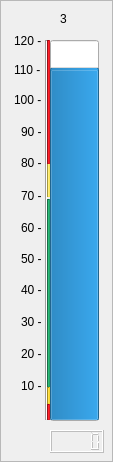
             <widget class="QFrame" name="frame_51">
              <property name="frameShape">
               <enum>QFrame::StyledPanel</enum>
              </property>
              <property name="frameShadow">
               <enum>QFrame::Raised</enum>
              </property>
              <widget class="QLCDNumber" name="lcdNumber_water_temp_bebar">
               <property name="enabled">
                <bool>false</bool>
               </property>
               <property name="geometry">
                <rect>
                 <x>50</x>
                 <y>430</y>
                 <width>54</width>
                 <height>23</height>
                </rect>
               </property>
               <property name="sizePolicy">
                <sizepolicy hsizetype="Fixed" vsizetype="Minimum">
                 <horstretch>0</horstretch>
                 <verstretch>0</verstretch>
                </sizepolicy>
               </property>
               <property name="maximumSize">
                <size>
                 <width>54</width>
                 <height>16777215</height>
                </size>
               </property>
               <property name="layoutDirection">
                <enum>Qt::LeftToRight</enum>
               </property>
              </widget>
              <widget class="Line" name="line_96">
               <property name="geometry">
                <rect>
                 <x>47</x>
                 <y>199</y>
                 <width>3</width>
                 <height>188</height>
                </rect>
               </property>
               <property name="minimumSize">
                <size>
                 <width>0</width>
                 <height>0</height>
                </size>
               </property>
               <property name="maximumSize">
                <size>
                 <width>5</width>
                 <height>16777215</height>
                </size>
               </property>
               <property name="styleSheet">
                <string notr="true">background-color: rgb(38, 162, 105);</string>
               </property>
               <property name="orientation">
                <enum>Qt::Vertical</enum>
               </property>
              </widget>
              <widget class="QProgressBar" name="water_temp_bebar">
               <property name="geometry">
                <rect>
                 <x>50</x>
                 <y>40</y>
                 <width>49</width>
                 <height>381</height>
                </rect>
               </property>
               <property name="styleSheet">
                <string notr="true"/>
               </property>
               <property name="maximum">
                <number>120</number>
               </property>
               <property name="value">
                <number>110</number>
               </property>
               <property name="textVisible">
                <bool>false</bool>
               </property>
               <property name="orientation">
                <enum>Qt::Vertical</enum>
               </property>
              </widget>
              <widget class="Line" name="line_97">
               <property name="geometry">
                <rect>
                 <x>45</x>
                 <y>40</y>
                 <width>2</width>
                 <height>380</height>
                </rect>
               </property>
               <property name="orientation">
                <enum>Qt::Vertical</enum>
               </property>
              </widget>
              <widget class="QLabel" name="label_340">
               <property name="geometry">
                <rect>
                 <x>21</x>
                 <y>378</y>
                 <width>24</width>
                 <height>16</height>
                </rect>
               </property>
               <property name="text">
                <string>10 -</string>
               </property>
              </widget>
              <widget class="Line" name="line_98">
               <property name="geometry">
                <rect>
                 <x>47</x>
                 <y>162</y>
                 <width>3</width>
                 <height>35</height>
                </rect>
               </property>
               <property name="minimumSize">
                <size>
                 <width>0</width>
                 <height>0</height>
                </size>
               </property>
               <property name="maximumSize">
                <size>
                 <width>5</width>
                 <height>16777215</height>
                </size>
               </property>
               <property name="styleSheet">
                <string notr="true">background-color: rgb(248, 228, 92);</string>
               </property>
               <property name="orientation">
                <enum>Qt::Vertical</enum>
               </property>
              </widget>
              <widget class="Line" name="line_99">
               <property name="geometry">
                <rect>
                 <x>47</x>
                 <y>40</y>
                 <width>3</width>
                 <height>124</height>
                </rect>
               </property>
               <property name="minimumSize">
                <size>
                 <width>0</width>
                 <height>0</height>
                </size>
               </property>
               <property name="maximumSize">
                <size>
                 <width>5</width>
                 <height>16777215</height>
                </size>
               </property>
               <property name="styleSheet">
                <string notr="true">background-color: rgb(224, 27, 36);</string>
               </property>
               <property name="orientation">
                <enum>Qt::Vertical</enum>
               </property>
              </widget>
              <widget class="QLabel" name="label_341">
               <property name="geometry">
                <rect>
                 <x>60</x>
                 <y>10</y>
                 <width>17</width>
                 <height>17</height>
                </rect>
               </property>
               <property name="text">
                <string>3</string>
               </property>
              </widget>
              <widget class="QLabel" name="label_342">
               <property name="geometry">
                <rect>
                 <x>21</x>
                 <y>346</y>
                 <width>24</width>
                 <height>16</height>
                </rect>
               </property>
               <property name="text">
                <string>20 -</string>
               </property>
              </widget>
              <widget class="QLabel" name="label_343">
               <property name="geometry">
                <rect>
                 <x>21</x>
                 <y>314</y>
                 <width>24</width>
                 <height>16</height>
                </rect>
               </property>
               <property name="text">
                <string>30 -</string>
               </property>
              </widget>
              <widget class="QLabel" name="label_344">
               <property name="geometry">
                <rect>
                 <x>21</x>
                 <y>282</y>
                 <width>24</width>
                 <height>16</height>
                </rect>
               </property>
               <property name="text">
                <string>40 -</string>
               </property>
              </widget>
              <widget class="QLabel" name="label_345">
               <property name="geometry">
                <rect>
                 <x>21</x>
                 <y>251</y>
                 <width>24</width>
                 <height>16</height>
                </rect>
               </property>
               <property name="text">
                <string>50 -</string>
               </property>
              </widget>
              <widget class="QLabel" name="label_346">
               <property name="geometry">
                <rect>
                 <x>21</x>
                 <y>220</y>
                 <width>24</width>
                 <height>16</height>
                </rect>
               </property>
               <property name="text">
                <string>60 -</string>
               </property>
              </widget>
              <widget class="QLabel" name="label_347">
               <property name="geometry">
                <rect>
                 <x>21</x>
                 <y>188</y>
                 <width>24</width>
                 <height>16</height>
                </rect>
               </property>
               <property name="text">
                <string>70 -</string>
               </property>
              </widget>
              <widget class="QLabel" name="label_348">
               <property name="geometry">
                <rect>
                 <x>21</x>
                 <y>155</y>
                 <width>24</width>
                 <height>16</height>
                </rect>
               </property>
               <property name="text">
                <string>80 -</string>
               </property>
              </widget>
              <widget class="QLabel" name="label_349">
               <property name="geometry">
                <rect>
                 <x>21</x>
                 <y>124</y>
                 <width>24</width>
                 <height>16</height>
                </rect>
               </property>
               <property name="text">
                <string>90 -</string>
               </property>
              </widget>
              <widget class="QLabel" name="label_350">
               <property name="geometry">
                <rect>
                 <x>14</x>
                 <y>90</y>
                 <width>31</width>
                 <height>20</height>
                </rect>
               </property>
               <property name="text">
                <string>100 -</string>
               </property>
              </widget>
              <widget class="QLabel" name="label_351">
               <property name="geometry">
                <rect>
                 <x>14</x>
                 <y>60</y>
                 <width>31</width>
                 <height>20</height>
                </rect>
               </property>
               <property name="text">
                <string>110 -</string>
               </property>
              </widget>
              <widget class="QLabel" name="label_352">
               <property name="geometry">
                <rect>
                 <x>14</x>
                 <y>31</y>
                 <width>31</width>
                 <height>20</height>
                </rect>
               </property>
               <property name="text">
                <string>120 -</string>
               </property>
              </widget>
              <widget class="Line" name="line_100">
               <property name="geometry">
                <rect>
                 <x>47</x>
                 <y>404</y>
                 <width>3</width>
                 <height>16</height>
                </rect>
               </property>
               <property name="minimumSize">
                <size>
                 <width>0</width>
                 <height>0</height>
                </size>
               </property>
               <property name="maximumSize">
                <size>
                 <width>5</width>
                 <height>16777215</height>
                </size>
               </property>
               <property name="styleSheet">
                <string notr="true">background-color: rgb(224, 27, 36);</string>
               </property>
               <property name="orientation">
                <enum>Qt::Vertical</enum>
               </property>
              </widget>
              <widget class="Line" name="line_101">
               <property name="geometry">
                <rect>
                 <x>47</x>
                 <y>387</y>
                 <width>3</width>
                 <height>17</height>
                </rect>
               </property>
               <property name="minimumSize">
                <size>
                 <width>0</width>
                 <height>0</height>
                </size>
               </property>
               <property name="maximumSize">
                <size>
                 <width>5</width>
                 <height>16777215</height>
                </size>
               </property>
               <property name="styleSheet">
                <string notr="true">background-color: rgb(246, 211, 45);</string>
               </property>
               <property name="orientation">
                <enum>Qt::Vertical</enum>
               </property>
              </widget>
             </widget>
